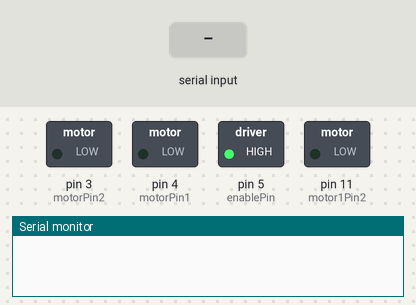
Recording of a sketch running on a simulated Arduino Uno, built with avr-gcc and run on an emulated ATmega328P. Shown: switched loads named in the sketch (green lamp = pin HIGH), the last lines printed to the serial monitor. The test bench sets the inputs (shaded band). Pins used as bus, display or sensor lines are not drawn.

Above: at 1.2 s.
1.3 s: "forward" received over the second serial link
At 2.5 s:
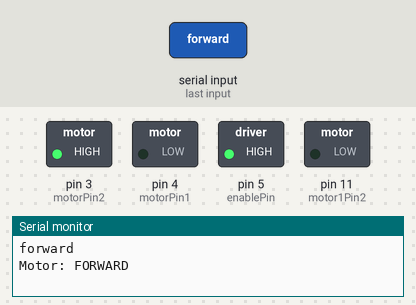
2.8 s: "backward" received over the second serial link
At 4.0 s:
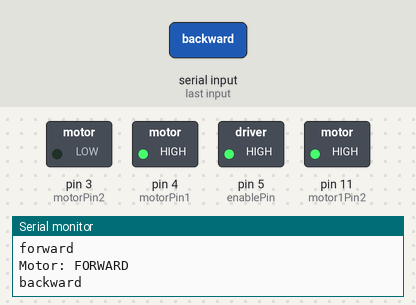
4.3 s: "right" received over the second serial link
At 5.5 s:
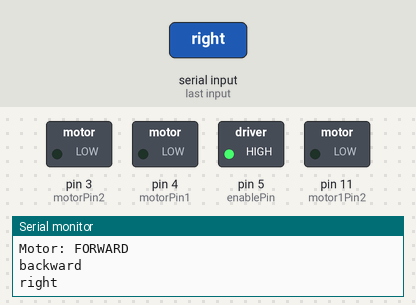
Timing chart, 0 to 7.3 s (numbered marks = the images above; inputs shaded):
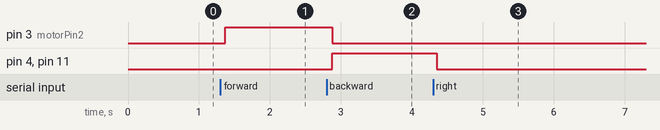

The sketch:

Voice_Controlled_WheelChair.ino
```cpp
#include <SoftwareSerial.h>

SoftwareSerial BT(9, 10); //TX, RX respetively
String readvoice;
int motorPin1 = 4; // pin 2 on L293D IC
int motorPin2 = 3; // pin 7 on L293D IC    //
int motor1Pin1=1; // pin 15 on L293D IC
int motor1Pin2=11; // pin 10 on L293D IC
int enablePin = 5; // pin 1 on L293D IC
int enablepin2=0; // pin 9 on L293D IC
int flag=0;
void setup() {
 BT.begin(9600);
 Serial.begin(9600);
    // sets the pins as outputs:
    pinMode(motorPin1, OUTPUT);// 1st motor pin 3 on L293D IC
    pinMode(motorPin2, OUTPUT); //pin 6 on L293D IC
    pinMode(motor1Pin1, OUTPUT);// 2nd motor pin  14 on L293D IC
    pinMode(motor1Pin2, OUTPUT);// pin 11 on L293D IC

    pinMode(enablePin, OUTPUT); //  pin 1 on L293D IC
    pinMode(enablepin2, OUTPUT);// sets enablePin high so that motor can turn on: pin 9 on L293D IC
    digitalWrite(enablePin, HIGH);
    digitalWrite(enablepin2, HIGH);

}
//-----------------------------------------------------------------------//
void loop() {
  while (BT.available()){  //Check if there is an available byte to read
  delay(10); //Delay added to make thing stable
  char c = BT.read(); //Conduct a serial read
  readvoice += c; //build the string- "forward", "reverse", "left" and "right"
  }
  if (readvoice.length() > 0) {
    Serial.println(readvoice);

  if(readvoice == "forward")
  {
      digitalWrite(motorPin1, LOW); // set pin 2 on L293D low
        digitalWrite(motorPin2, HIGH);
         digitalWrite(motor1Pin1,HIGH ); // set pin 2 on L293D low
        digitalWrite(motor1Pin2, LOW);
        // set pin 7 on L293D high
        if(flag == 0){
          Serial.println("Motor: FORWARD");
          flag=1;
        }
  }

  else if(readvoice == "backward")
  {
     digitalWrite(motorPin1, HIGH ); // set pin 2 on L293D high
        digitalWrite(motorPin2, LOW);
         digitalWrite(motor1Pin1, LOW); // set pin 2 on L293D low
        digitalWrite(motor1Pin2, HIGH);
        // set pin 7 on L293D low
        if(flag == 0){
          Serial.println("Motor: BACKWARD");
          flag=1;
        }
  }

  else if (readvoice == "right")
  {
     digitalWrite(motorPin1, LOW ); // set pin 2 on L293D high
        digitalWrite(motorPin2, LOW);
         digitalWrite(motor1Pin1, HIGH); // set pin 2 on L293D low
        digitalWrite(motor1Pin2, LOW);
        // set pin 7 on L293D low
        if(flag == 0){
          Serial.println("Motor:RIGHT");
          flag=1;
        }
  }

 else if ( readvoice == "left")
 {
    digitalWrite(motorPin1, LOW ); // set pin 2 on L293D high
        digitalWrite(motorPin2, HIGH);
         digitalWrite(motor1Pin1, LOW); // set pin 2 on L293D low
        digitalWrite(motor1Pin2, LOW);
        // set pin 7 on L293D low
        if(flag == 0){
          Serial.println("Motor: LEFT");
          flag=1;
        }
 }

 else if (readvoice == "stop")
 {
          digitalWrite(motorPin1, LOW); // set pin 2 on L293D low
        digitalWrite(motorPin2, LOW);
         digitalWrite(motor1Pin1, LOW); // set pin 2 on L293D low
        digitalWrite(motor1Pin2, LOW);
        // set pin 7 on L293D low
        if(flag == 0){
          Serial.println("Motor: off");
          flag=1;
        }
 }
readvoice="";}} //Reset the variable
```

Measured:
- after the input at 1.3 s, pin 3 (motorPin2): LOW → HIGH after 0.07 s
- after the input at 2.8 s, pin 3 (motorPin2): HIGH → LOW after 0.08 s; pin 4 (motorPin1), pin 11 (motor1Pin2): LOW → HIGH after 0.08 s
- after the input at 4.3 s, pin 4 (motorPin1), pin 11 (motor1Pin2): HIGH → LOW after 0.05 s
